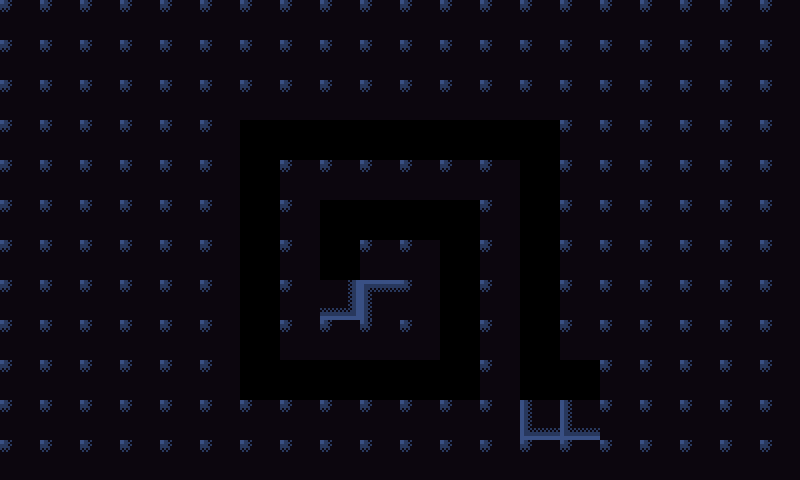

A level layout from a 2D game, rendered from its tile map. Below: a short description, then the map file with tile-grid data replaced by summaries:
An orthogonal 20x12 tile map with 40x40 px tiles, 1 tile layer (main).

<map version="1.0" orientation="orthogonal" width="20" height="12" tilewidth="40" tileheight="40">
 <tileset firstgid="1" name="tileSet" tilewidth="40" tileheight="40">
  <image source="../levels/tileSet.png" width="160" height="200" />
 </tileset>
 <layer name="main" width="20" height="12">
  <data>[240 cells, 206 non-empty, 4 distinct tile ids]</data>
 </layer>
</map>